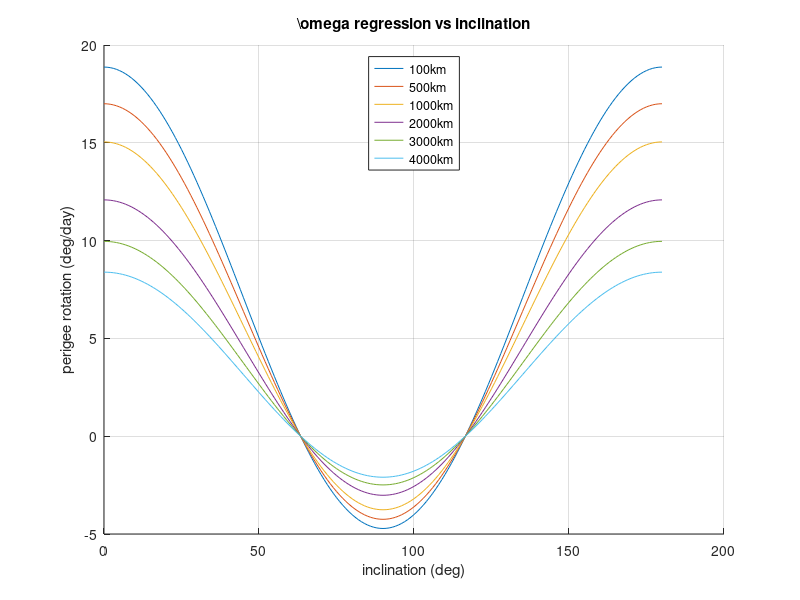

Here is the MATLAB script that generated this plot:
function plot_j2_AoP_vs_inclination()
% Plot AoP (argument of perigee) regression rate vs inclination
% Assumes constant perigee altitude, varying apogee altitude

mu     = 398600.4418;         % [km^3/s^2]
Re     = 6378.1363;           % [km]
J2     = 1.0826269e-3;        % [-]

rp = Re + 100;                % Constant perigee altitude [km]
apogee_alts = [100, 500, 1000, 2000, 3000, 4000];  % [km]

incl_deg = 0:1:180;

figure; hold on; grid on;
for ha = apogee_alts
    ra = Re + ha;
    a = (rp + ra) / 2;        % semi-major axis
    e = (ra - rp) / (ra + rp);
    p = a * (1 - e^2);
    AoP_rate = zeros(size(incl_deg));
    for k = 1:length(incl_deg)
        i_rad = deg2rad(incl_deg(k));
        AoP_rate(k) = 0.75 * J2 * sqrt(mu) * Re^2 / (p^2 * a^(3/2)) * (5*cos(i_rad)^2 - 1); % [rad/s]
    end
    AoP_rate = rad2deg(AoP_rate) * 86400;  % convert to deg/day
    plot(incl_deg, AoP_rate, 'DisplayName', sprintf('%dkm', ha));
end

xlabel('inclination (deg)');
ylabel('perigee rotation (deg/day)');
title('\\omega regression vs inclination');
legend('Location','north');
end
